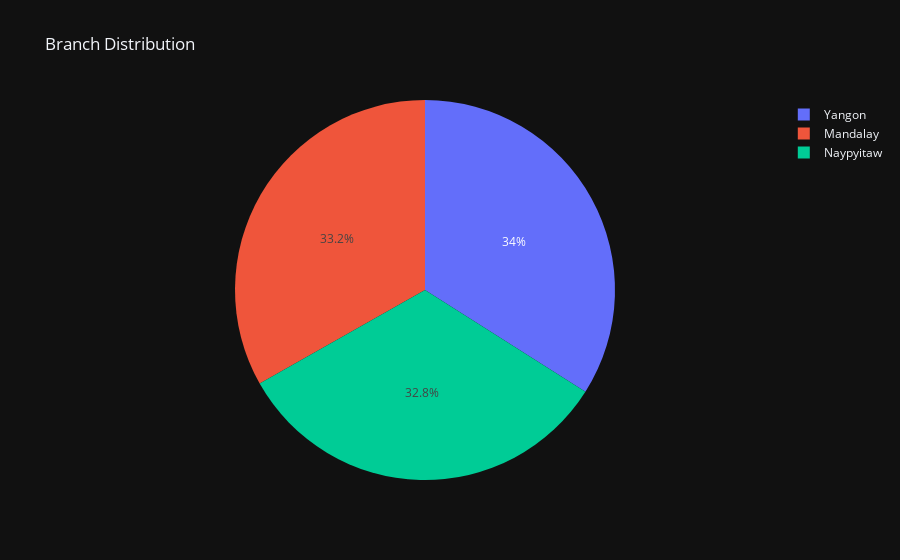

Notebook code cell kept with this figure:
### Code cell
# branch distribution
branch_counts = data['City'].value_counts()
px.pie(branch_counts,values=branch_counts.values, names=branch_counts.index, title='Branch Distribution')

### Figure 1 — Plotly figure (JSON) as saved in the notebook; plotly's stock layout.template omitted (floating-point values rounded to 4 significant figures)
{"data": [{"domain": {"x": [0.0, 1.0], "y": [0.0, 1.0]}, "hovertemplate": "index=%{label}<br>value=%{value}<extra></extra>", "labels": ["Yangon", "Mandalay", "Naypyitaw"], "legendgroup": "", "name": "", "showlegend": true, "values": [340, 332, 328], "type": "pie"}], "layout": {"legend": {"tracegroupgap": 0}, "title": {"text": "Branch Distribution"}}}
